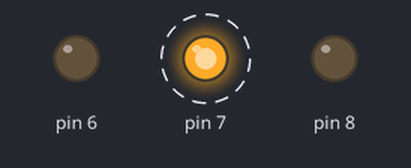
The sketch below on a simulated Arduino Uno, built with avr-gcc and run on an emulated ATmega328P. Parts: output pins drawn as LEDs (lit = HIGH). Dashed ring = blinking.

Above: at 0.5 s.
Timing chart, 0 to 4.6 s (numbered marks = the images above):
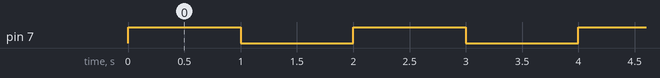

Measured:
- by itself, pin 7: alternates HIGH for 1.0 s and LOW for 1.0 s

The sketch:

Temperature.ino
```cpp
int temp = 50;
int myDelayNum = 1000;

void setup() {
  pinMode(6, OUTPUT);
  pinMode(7, OUTPUT);
  pinMode(8, OUTPUT);

}

void loop() {
  if(temp>50){
    digitalWrite(6, HIGH);
    delay(myDelayNum);
    digitalWrite(6, LOW);
    delay(myDelayNum);
  }
  else if(temp>=10 && temp<=50){
    digitalWrite(7, HIGH);
    delay(myDelayNum);
    digitalWrite(7, LOW);
    delay(myDelayNum);
  }
  else{
    digitalWrite(8, HIGH);
    delay(myDelayNum);
    digitalWrite(8, LOW);
    delay(myDelayNum);
  }

}
```
